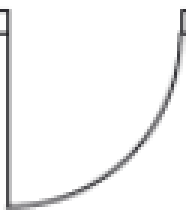
#> input picture Models/Doors/door_2.png, 186 x 216 px
$ python -i detect.py   (imports and definitions only)
#> lines starting #> are read from the running program, lines starting #| are printed output that depends on the picture; after the words box and inside, x2 and y2 are one past the last pixel; in counts of white or black regions, pixels touching at a corner belong together
import cv2
import numpy as np
from . import image
from . import const
from . import image
from . import calculate
from . import transform
import math

# Calculate (actual) size of apartment

"""
Detect
This file contains functions used when detecting and calculating shapes in images.

FloorplanToBlender3d
Copyright (C) 2022 Daniel Westberg
"""


# [552 lines left out: functions wall_filter, precise_boxes, __corners_and_draw_lines, find_rooms, and_remove_precise_boxes, outer_contours and 4 more, not called in this run]

>>> import cv2
>>> picture = cv2.imread('../Models/Doors/door_2.png', cv2.IMREAD_GRAYSCALE)
#> picture: shape (216, 186); min 42, max 255, mean 245.3
>>> result = wall_filter(picture)
#> in wall_filter, `_, thresh = cv2.threshold( gray, const.WALL_FILTER_TRESHOLD[0], const...`:
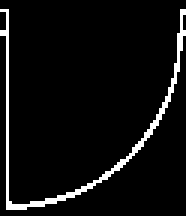
#> thresh: shape (216, 186); 5.5% white; 1 white region, box (x1, y1, x2, y2) and area: (0, 9, 186, 210) 2214
#> in wall_filter, `opening = cv2.morphologyEx( thresh, cv2.MORPH_OPEN, kernel, iterations..`:
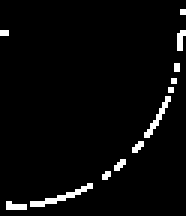
#> opening: shape (216, 186); 3.4% white; 12 white regions, largest, box (x1, y1, x2, y2) and area: (30, 183, 93, 207) 378, (144, 96, 171, 138) 270, (6, 201, 27, 210) 144
#> in wall_filter, `sure_bg = cv2.dilate( opening, kernel, iterations=const.WALL_FILTER_DI..`:
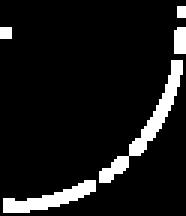
#> sure_bg: shape (216, 186); 9.2% white; 5 white regions, box (x1, y1, x2, y2) and area: (99, 60, 183, 183) 1845, (3, 180, 96, 213) 1269, (174, 27, 186, 54) 315, (0, 27, 12, 39) 144, (177, 6, 186, 18) 108
#> in wall_filter, `dist_transform = cv2.distanceTransform( opening, cv2.DIST_L2, const.WA..`:
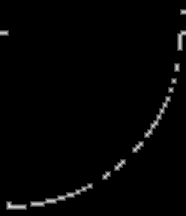
#> dist_transform: shape (216, 186) float32; min 0, max 4, mean 0.0604; drawn with min black and max white
#> in wall_filter, `ret, sure_fg = cv2.threshold( const.WALL_FILTER_DISTANCE_THRESHOLD[0] ..`:
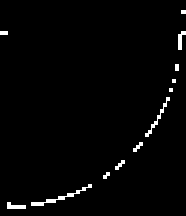
#> sure_fg: shape (216, 186) float32; 1.9% white; 12 white regions (2 under 20 px), largest, box (x1, y1, x2, y2) and area: (31, 184, 92, 206) 208, (145, 97, 170, 137) 136, (7, 202, 26, 209) 88
#> in wall_filter, `ret, sure_fg = cv2.threshold( const.WALL_FILTER_DISTANCE_THRESHOLD[0] ..`: ret = 0.8
#> in wall_filter, `unknown = cv2.subtract(sure_bg, sure_fg)`:
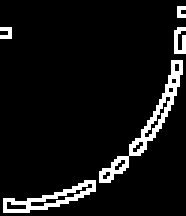
#> unknown: shape (216, 186); 7.3% white; 5 white regions, box (x1, y1, x2, y2) and area: (99, 60, 183, 183) 1526, (3, 180, 96, 213) 973, (174, 27, 186, 54) 232, (0, 27, 12, 39) 112, (177, 6, 186, 18) 88
